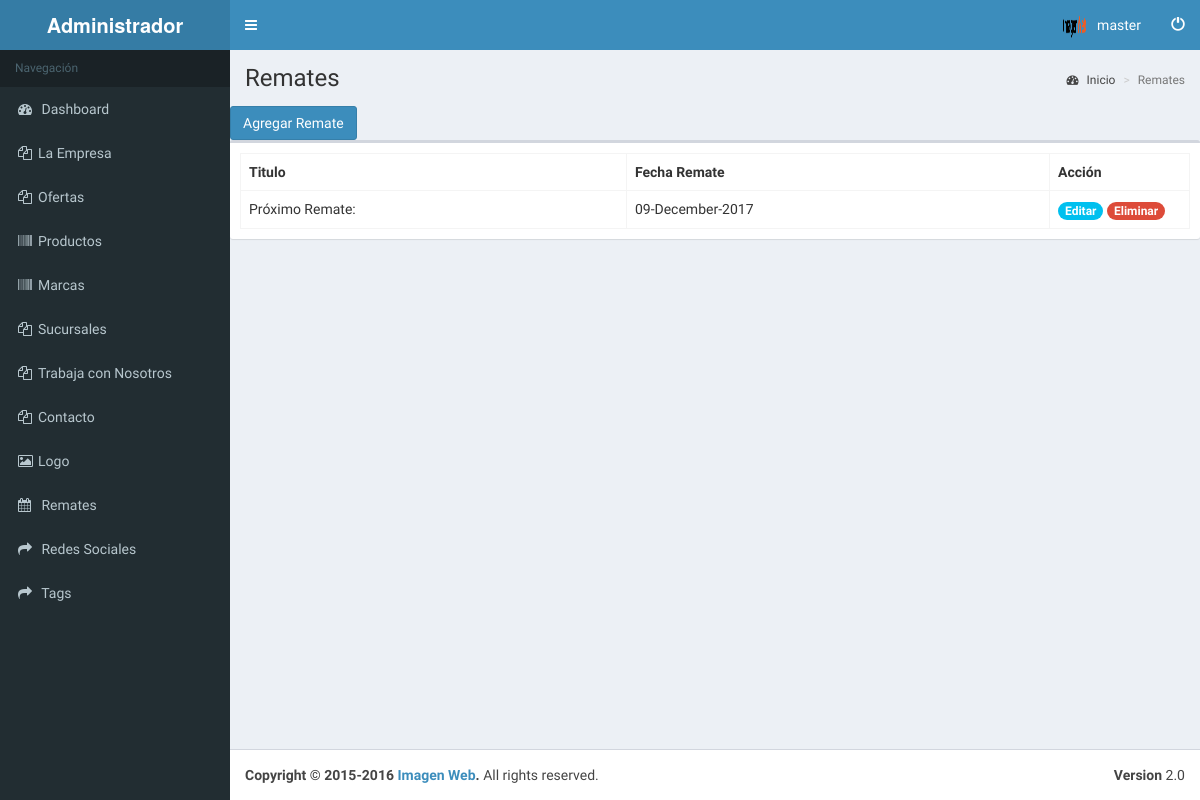
Page /admin/remates.php (signed in) on the earlier database version.
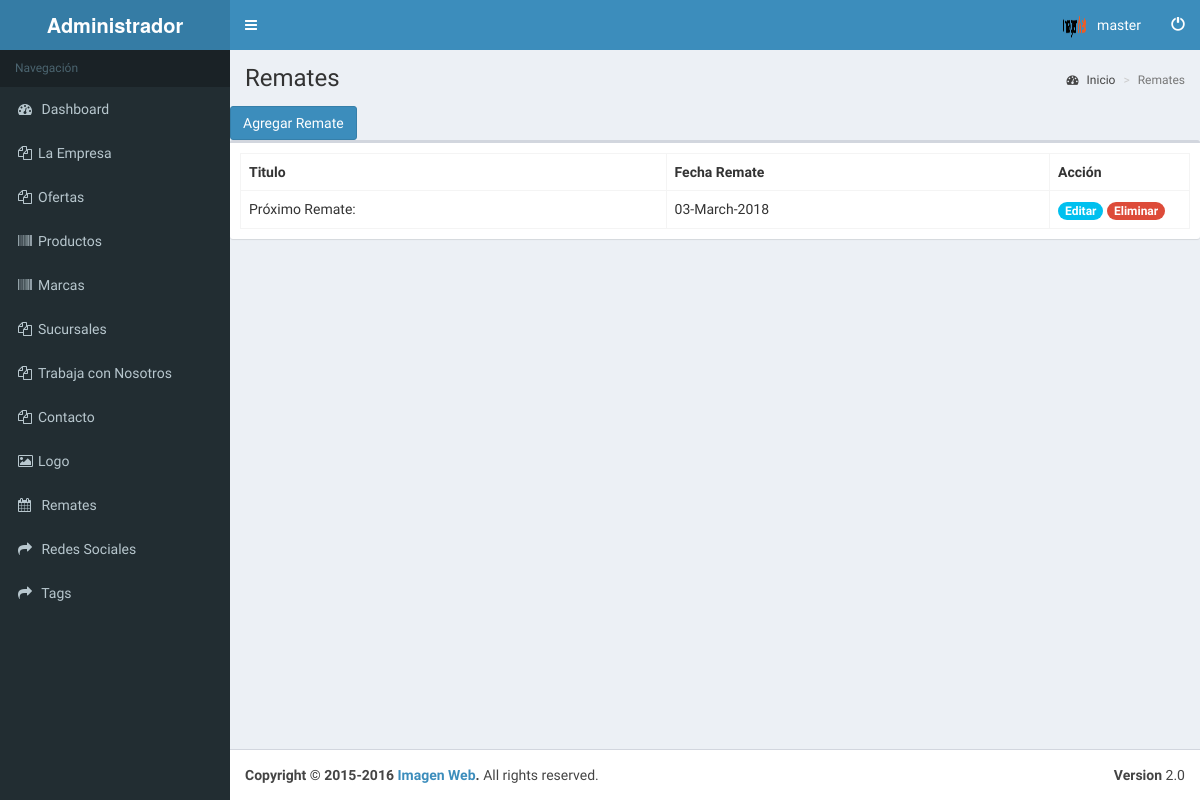
Same page on the later database version.
### tables this page shows
CREATE TABLE IF NOT EXISTS `remate` (
  `id` int(11) NOT NULL AUTO_INCREMENT,
  `titulo` varchar(180) DEFAULT NULL,
  `fecha_remate` datetime DEFAULT NULL,
  `contenido` text,
  `fecha` datetime DEFAULT NULL,
  `mostrar` int(1) DEFAULT NULL,
  PRIMARY KEY (`id`)
);

### db-config/database.class.php (called while the page is built, shortened)
<?php
class DataBase {
	private $conexion;
	private $sql;
	private static $_singleton;
	public static function getInstance(){
		if (is_null(self::$_singleton)) {
			self::$_singleton = new DataBase();
		}
		return self::$_singleton;
	}
	private function __construct(){
                $conf = new DATABASE_CONFIG();
		$this->conexion = new mysqli($conf->default['host'], $conf->default['login'], $conf->default['password'], $conf->default['database']);
	}
	private function execute(){
                $this->resource = $this->conexion->query($this->sql);
		return $this->resource;
	}
	public function loadObjectList(){
		if (!($result = $this->execute())){
			return null;
		}
		$array = array();
		while ($row = $result->fetch_object()){
			$array[] = $row;
		}
		return $array;
	}
	public function setQuery($sql){
		$this->sql = $sql;
		return true;
	}
}
?>

### admin/conexiones-db.php (called while the page is built, shortened)
<?php
include '../db-config/database.class.php';
$db = DataBase::getInstance();

### admin/remates.php (the view, shortened to what this page needs)
<?php
include 'header.php';
$sqlRemates = "SELECT * FROM remate order by fecha_remate desc";
$db->setQuery($sqlRemates);
$remates = $db->loadObjectList();
?>
<div class="content-wrapper">
    <section class="content-header">
        <h1>
            Remates
        </h1>
        <ol class="breadcrumb">
            <li><a href="index.php"><i class="fa fa-dashboard"></i> Inicio</a></li>
            <li class="active">Remates</li>
        </ol>
    </section>
    <section class="content">
        <div class="row">
            <button type="button" class="btn btn-primary" data-toggle="modal" data-target="#addRemate">
                Agregar Remate
            </button>
            <div class="box">
                <div class="box-body">
                    <table class="table table-bordered">
                        <tr>
                            <th>Titulo</th>
                            <th>Fecha Remate</th>
                            <th style="width: 140px">Acción</th>
                        </tr>
                        <?php foreach ($remates as $remate): ?>
                            <tr>
                                <td><?php echo utf8_encode($remate->titulo); ?></td>
                                <td><?php echo strftime('%d-%B-%Y', strtotime($remate->fecha_remate)); ?></td>
                                <td>
                                    <span class="badge bg-aqua"><a href="#" role="button" style="color: #fff;" data-toggle="modal" data-target="#editRemate<?php echo $remate->id; ?>">Editar</a></span>
                                    <span class="badge bg-red"><a href="#" role="button" style="color: #fff;" data-toggle="modal" data-target="#delRemate<?php echo $remate->id; ?>">Eliminar</a></span>
                                </td>
                            </tr>
                        <?php endforeach; ?>
                    </table>
                </div>
            </div>
        </div>
    </section>
</div>
<?php include 'footer.php'; ?>

Differences in the rows shown:
changed remate "Próximo Remate:": fecha_remate "09-December-2017" → "03-March-2018"
